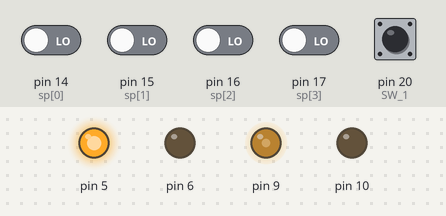
This program was run on a simulated Arduino Nano Every. On the bench: output pins drawn as LEDs (lit = HIGH). Inputs (shaded band) come from the test bench; at power-on: pin 14 (sp[0]), pin 15 (sp[1]), pin 16 (sp[2]), pin 17 (sp[3]), pin 20 (SW_1) LOW.

Above: at 1.2 s.
1.3 s: pin 14 (sp[0]) driven HIGH
At 2.5 s:
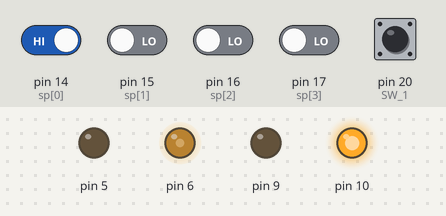
2.8 s: pin 16 (sp[2]) driven HIGH
At 3.9 s:
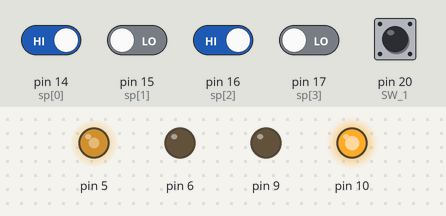
4.3 s: pin 17 (sp[3]) driven HIGH
At 5.0 s:
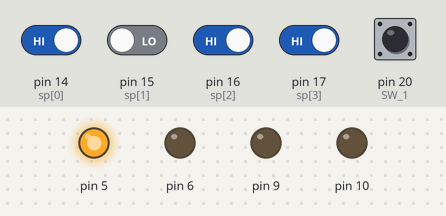
5.8 s: pin 15 (sp[1]) driven HIGH
At 6.2 s:
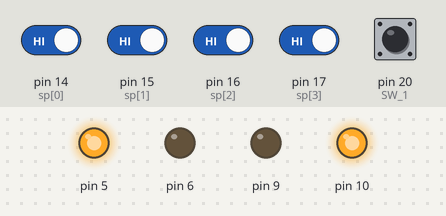
7.3 s: pin 14 (sp[0]) driven LOW
At 8.5 s:
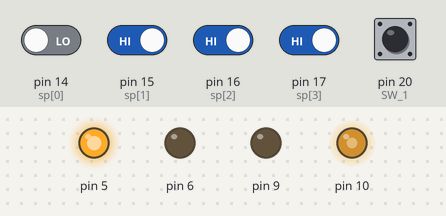
8.8 s: pin 15 (sp[1]) driven LOW
At 9.6 s:
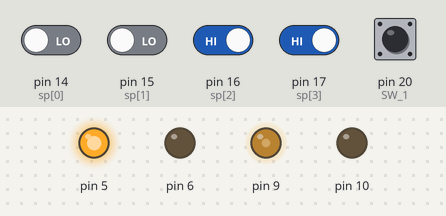
Timing chart, 0 to 11.3 s (numbered marks = the images above; inputs shaded):
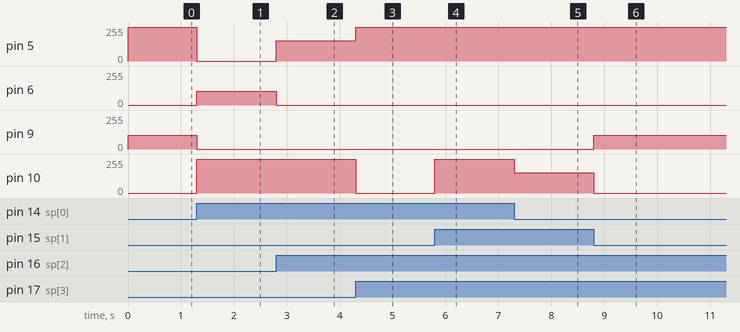

The program:

main.cpp
```cpp
#include <Arduino.h>
#include "motor.h"
#define rep(i,n) for(int i = 0; i < n; i++)
const int M1_L = 5, M1_R = 6, M2_L = 10, M2_R = 9;
const int SW_1 = 20, SW_2 = 21;
Motor m1(M1_L, M1_R);
Motor m2(M2_L, M2_R);
int m_pow = 255;
int sp[4] = {14, 15, 16, 17};
void setup() {
  pinMode(SW_1,INPUT);
  pinMode(SW_2,INPUT);
  m1.setup();
  m2.setup();
  rep(i, 4) pinMode(sp[i], INPUT);

  while (digitalRead(SW_1)) delay(10);
}
bool e = false;

void loop() {
  bool a,b,c,d;
  a=digitalRead(sp[0]);
  b=digitalRead(sp[1]);
  c=digitalRead(sp[2]);
  d=digitalRead(sp[3]);
  const bool nta = !a&!b&!c&!d;
  const bool ml0 = (!nta&((!a&c)|d))|(nta&!e);
  const bool ml1 = (!nta&(!a|c))|(nta&!e);
  const bool mr0 = (!nta&((b&!d)|a))|(nta&e);
  const bool mr1 = (!nta&(!d|b))|(nta&e);
  const bool ef = d|a;
  const bool ev = !d|a;
  e = (ef&ev)|(!ef&e);
  m1.forward(((int)ml0*2 + (int)ml1*5 - 2) * m_pow / 5);
  m2.forward(((int)mr0*2 + (int)mr1*5 - 2) * m_pow / 5);
  digitalWrite(2,e);
  digitalWrite(4,!e);
}
```

motor.h
```cpp
#ifndef _motor_h
#define _motor_h

#include <Arduino.h>

class Motor {
  public:
    Motor(int left, int right);
    void setup();
    void forward(int speed);
    void backward(int speed);
  private:
    int left, right;
};

Motor::Motor(int left, int right) {
  this->left = left;
  this->right = right;
}

void Motor::setup() {
  pinMode(left, OUTPUT);
  pinMode(right, OUTPUT);
}

void Motor::forward(int speed) {
  speed = constrain(speed, -255, 255);
  if (speed < 0) {
    backward(-speed);
    return;
  }
  analogWrite(left, speed);
  digitalWrite(right, LOW);
}

void Motor::backward(int speed) {
  digitalWrite(left, LOW);
  analogWrite(right, speed);
}

#endif
```

Measured:
- after the input at 1.3 s, pin 5: 255/255 → 0/255 at once; pin 6: 0/255 → 102/255 at once; pin 9: 102/255 → 0/255 at once; pin 10: 0/255 → 255/255 at once
- after the input at 2.8 s, pin 5: 0/255 → 153/255 at once; pin 6: 102/255 → 0/255 at once
- after the input at 4.3 s, pin 5: 153/255 → 255/255 at once; pin 10: 255/255 → 0/255 at once
- after the input at 5.8 s, pin 10: 0/255 → 255/255 at once
- after the input at 7.3 s, pin 10: 255/255 → 153/255 at once
- after the input at 8.8 s, pin 9: 0/255 → 102/255 at once; pin 10: 153/255 → 0/255 at once
